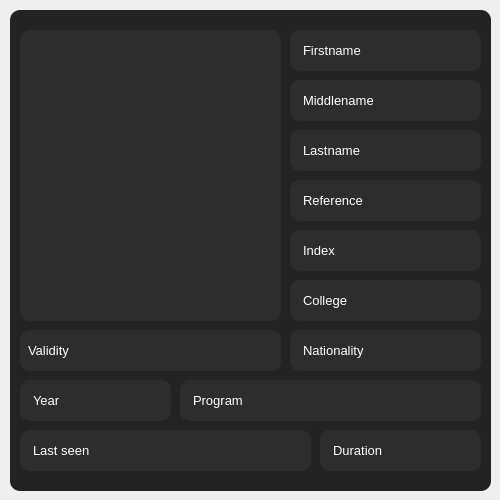
                   <widget class="QFrame" name="info_frame">
                    <property name="minimumSize">
                     <size>
                      <width>0</width>
                      <height>430</height>
                     </size>
                    </property>
                    <property name="maximumSize">
                     <size>
                      <width>16777215</width>
                      <height>500</height>
                     </size>
                    </property>
                    <property name="frameShape">
                     <enum>QFrame::NoFrame</enum>
                    </property>
                    <property name="frameShadow">
                     <enum>QFrame::Raised</enum>
                    </property>
                    <widget class="QLabel" name="image">
                     <property name="geometry">
                      <rect>
                       <x>20</x>
                       <y>30</y>
                       <width>261</width>
                       <height>291</height>
                      </rect>
                     </property>
                     <property name="font">
                      <font>
                       <family>Arial</family>
                       <pointsize>14</pointsize>
                       <weight>50</weight>
                       <bold>false</bold>
                      </font>
                     </property>
                     <property name="styleSheet">
                      <string notr="true">QLabel{
	color: rgb(255, 255, 255);
	background-color: rgb(45, 45, 45);
	border-radius: 10px;
}</string>
                     </property>
                     <property name="text">
                      <string/>
                     </property>
                     <property name="pixmap">
                      <pixmap resource="../resource/asset.qrc">:/icons/asset/image.svg</pixmap>
                     </property>
                     <property name="alignment">
                      <set>Qt::AlignCenter</set>
                     </property>
                    </widget>
                    <widget class="QLabel" name="firstname">
                     <property name="geometry">
                      <rect>
                       <x>290</x>
                       <y>30</y>
                       <width>191</width>
                       <height>41</height>
                      </rect>
                     </property>
                     <property name="font">
                      <font>
                       <family>MS Shell Dlg 2</family>
                       <pointsize>10</pointsize>
                       <weight>50</weight>
                       <bold>false</bold>
                      </font>
                     </property>
                     <property name="styleSheet">
                      <string notr="true">QLabel{
	color: rgb(255, 255, 255);
	background-color: rgb(45, 45, 45);
	border-radius: 10px;
	padding-left:10px;

}</string>
                     </property>
                     <property name="text">
                      <string>Firstname</string>
                     </property>
                     <property name="alignment">
                      <set>Qt::AlignLeading|Qt::AlignLeft|Qt::AlignVCenter</set>
                     </property>
                    </widget>
                    <widget class="QLabel" name="middlename">
                     <property name="geometry">
                      <rect>
                       <x>290</x>
                       <y>80</y>
                       <width>191</width>
                       <height>41</height>
                      </rect>
                     </property>
                     <property name="font">
                      <font>
                       <family>MS Shell Dlg 2</family>
                       <pointsize>10</pointsize>
                       <weight>50</weight>
                       <bold>false</bold>
                      </font>
                     </property>
                     <property name="styleSheet">
                      <string notr="true">QLabel{
	color: rgb(255, 255, 255);
	background-color: rgb(45, 45, 45);
	border-radius: 10px;
	padding-left:10px;

}</string>
                     </property>
                     <property name="text">
                      <string>Middlename</string>
                     </property>
                     <property name="alignment">
                      <set>Qt::AlignLeading|Qt::AlignLeft|Qt::AlignVCenter</set>
                     </property>
                    </widget>
                    <widget class="QLabel" name="lastname">
                     <property name="geometry">
                      <rect>
                       <x>290</x>
                       <y>130</y>
                       <width>191</width>
                       <height>41</height>
                      </rect>
                     </property>
                     <property name="font">
                      <font>
                       <family>MS Shell Dlg 2</family>
                       <pointsize>10</pointsize>
                       <weight>50</weight>
                       <bold>false</bold>
                      </font>
                     </property>
                     <property name="styleSheet">
                      <string notr="true">QLabel{
	color: rgb(255, 255, 255);
	background-color: rgb(45, 45, 45);
	border-radius: 10px;
	padding-left:10px;

}



</string>
                     </property>
                     <property name="text">
                      <string>Lastname</string>
                     </property>
                     <property name="alignment">
                      <set>Qt::AlignLeading|Qt::AlignLeft|Qt::AlignVCenter</set>
                     </property>
                    </widget>
                    <widget class="QLabel" name="refrence">
                     <property name="geometry">
                      <rect>
                       <x>290</x>
                       <y>180</y>
                       <width>191</width>
                       <height>41</height>
                      </rect>
                     </property>
                     <property name="font">
                      <font>
                       <family>MS Shell Dlg 2</family>
                       <pointsize>10</pointsize>
                       <weight>50</weight>
                       <bold>false</bold>
                      </font>
                     </property>
                     <property name="styleSheet">
                      <string notr="true">QLabel{
	color: rgb(255, 255, 255);
	background-color: rgb(45, 45, 45);
	border-radius: 10px;
	padding-left:10px;

}</string>
                     </property>
                     <property name="text">
                      <string>Reference</string>
                     </property>
                     <property name="alignment">
                      <set>Qt::AlignLeading|Qt::AlignLeft|Qt::AlignVCenter</set>
                     </property>
                    </widget>
                    <widget class="QLabel" name="index">
                     <property name="geometry">
                      <rect>
                       <x>290</x>
                       <y>230</y>
                       <width>191</width>
                       <height>41</height>
                      </rect>
                     </property>
                     <property name="font">
                      <font>
                       <family>MS Shell Dlg 2</family>
                       <pointsize>10</pointsize>
                       <weight>50</weight>
                       <bold>false</bold>
                      </font>
                     </property>
                     <property name="styleSheet">
                      <string notr="true">QLabel{
	color: rgb(255, 255, 255);
	background-color: rgb(45, 45, 45);
	border-radius: 10px;
	padding-left:10px;

}</string>
                     </property>
                     <property name="text">
                      <string>Index</string>
                     </property>
                     <property name="alignment">
                      <set>Qt::AlignLeading|Qt::AlignLeft|Qt::AlignVCenter</set>
                     </property>
                    </widget>
                    <widget class="QLabel" name="coledge">
                     <property name="geometry">
                      <rect>
                       <x>290</x>
                       <y>280</y>
                       <width>191</width>
                       <height>41</height>
                      </rect>
                     </property>
                     <property name="font">
                      <font>
                       <family>MS Shell Dlg 2</family>
                       <pointsize>10</pointsize>
                       <weight>50</weight>
                       <bold>false</bold>
                      </font>
                     </property>
                     <property name="styleSheet">
                      <string notr="true">QLabel{
	color: rgb(255, 255, 255);
	background-color: rgb(45, 45, 45);
	border-radius: 10px;
	padding-left:10px;

}</string>
                     </property>
                     <property name="text">
                      <string>College</string>
                     </property>
                     <property name="alignment">
                      <set>Qt::AlignLeading|Qt::AlignLeft|Qt::AlignVCenter</set>
                     </property>
                    </widget>
                    <widget class="QLabel" name="validity">
                     <property name="geometry">
                      <rect>
                       <x>20</x>
                       <y>330</y>
                       <width>261</width>
                       <height>41</height>
                      </rect>
                     </property>
                     <property name="font">
                      <font>
                       <family>MS Shell Dlg 2</family>
                       <pointsize>10</pointsize>
                       <weight>50</weight>
                       <bold>false</bold>
                      </font>
                     </property>
                     <property name="styleSheet">
                      <string notr="true">QLabel{
	color: rgb(255, 255, 255);
	background-color: rgb(45, 45, 45);
	border-radius: 10px;
	padding-left:5px;

}</string>
                     </property>
                     <property name="text">
                      <string>Validity</string>
                     </property>
                     <property name="alignment">
                      <set>Qt::AlignLeading|Qt::AlignLeft|Qt::AlignVCenter</set>
                     </property>
                    </widget>
                    <widget class="QLabel" name="nationality">
                     <property name="geometry">
                      <rect>
                       <x>290</x>
                       <y>330</y>
                       <width>191</width>
                       <height>41</height>
                      </rect>
                     </property>
                     <property name="font">
                      <font>
                       <family>MS Shell Dlg 2</family>
                       <pointsize>10</pointsize>
                       <weight>50</weight>
                       <bold>false</bold>
                      </font>
                     </property>
                     <property name="styleSheet">
                      <string notr="true">QLabel{
	color: rgb(255, 255, 255);
	background-color: rgb(45, 45, 45);
	border-radius: 10px;
	padding-left:10px;

}</string>
                     </property>
                     <property name="text">
                      <string>Nationality</string>
                     </property>
                     <property name="alignment">
                      <set>Qt::AlignLeading|Qt::AlignLeft|Qt::AlignVCenter</set>
                     </property>
                    </widget>
                    <widget class="QLabel" name="year">
                     <property name="geometry">
                      <rect>
                       <x>20</x>
                       <y>380</y>
                       <width>151</width>
                       <height>41</height>
                      </rect>
                     </property>
                     <property name="font">
                      <font>
                       <family>MS Shell Dlg 2</family>
                       <pointsize>10</pointsize>
                       <weight>50</weight>
                       <bold>false</bold>
                      </font>
                     </property>
                     <property name="styleSheet">
                      <string notr="true">QLabel{
	color: rgb(255, 255, 255);
	background-color: rgb(45, 45, 45);
	border-radius: 10px;
	padding-left:10px;

}</string>
                     </property>
                     <property name="text">
                      <string>Year</string>
                     </property>
                     <property name="alignment">
                      <set>Qt::AlignLeading|Qt::AlignLeft|Qt::AlignVCenter</set>
                     </property>
                    </widget>
                    <widget class="QLabel" name="program">
                     <property name="geometry">
                      <rect>
                       <x>180</x>
                       <y>380</y>
                       <width>301</width>
                       <height>41</height>
                      </rect>
                     </property>
                     <property name="font">
                      <font>
                       <family>MS Shell Dlg 2</family>
                       <pointsize>10</pointsize>
                       <weight>50</weight>
                       <bold>false</bold>
                      </font>
                     </property>
                     <property name="styleSheet">
                      <string notr="true">QLabel{
	color: rgb(255, 255, 255);
	background-color: rgb(45, 45, 45);
	border-radius: 10px;
	padding-left:10px;

}</string>
                     </property>
                     <property name="text">
                      <string>Program</string>
                     </property>
                     <property name="alignment">
                      <set>Qt::AlignLeading|Qt::AlignLeft|Qt::AlignVCenter</set>
                     </property>
                    </widget>
                    <widget class="QLabel" name="last_out">
                     <property name="geometry">
                      <rect>
                       <x>20</x>
                       <y>430</y>
                       <width>291</width>
                       <height>41</height>
                      </rect>
                     </property>
                     <property name="font">
                      <font>
                       <family>MS Shell Dlg 2</family>
                       <pointsize>10</pointsize>
                       <weight>50</weight>
                       <bold>false</bold>
                      </font>
                     </property>
                     <property name="styleSheet">
                      <string notr="true">QLabel{
	color: rgb(255, 255, 255);
	background-color: rgb(45, 45, 45);
	border-radius: 10px;
	padding-left:10px;

}</string>
                     </property>
                     <property name="text">
                      <string>Last seen</string>
                     </property>
                     <property name="alignment">
                      <set>Qt::AlignLeading|Qt::AlignLeft|Qt::AlignVCenter</set>
                     </property>
                    </widget>
                    <widget class="QLabel" name="image_2">
                     <property name="geometry">
                      <rect>
                       <x>10</x>
                       <y>10</y>
                       <width>481</width>
                       <height>481</height>
                      </rect>
                     </property>
                     <property name="font">
                      <font>
                       <family>Arial</family>
                       <pointsize>14</pointsize>
                       <weight>50</weight>
                       <bold>false</bold>
                      </font>
                     </property>
                     <property name="styleSheet">
                      <string notr="true">QLabel{
	color: rgb(255, 255, 255);
	background-color: rgb(35, 35, 35);
	border-radius: 10px;
}</string>
                     </property>
                     <property name="text">
                      <string/>
                     </property>
                     <property name="alignment">
                      <set>Qt::AlignCenter</set>
                     </property>
                    </widget>
                    <widget class="QLabel" name="last_in">
                     <property name="geometry">
                      <rect>
                       <x>320</x>
                       <y>430</y>
                       <width>161</width>
                       <height>41</height>
                      </rect>
                     </property>
                     <property name="font">
                      <font>
                       <family>MS Shell Dlg 2</family>
                       <pointsize>10</pointsize>
                       <weight>50</weight>
                       <bold>false</bold>
                      </font>
                     </property>
                     <property name="styleSheet">
                      <string notr="true">QLabel{
	color: rgb(255, 255, 255);
	background-color: rgb(45, 45, 45);
	border-radius: 10px;
	padding-left:10px;

}</string>
                     </property>
                     <property name="text">
                      <string>Duration</string>
                     </property>
                     <property name="alignment">
                      <set>Qt::AlignLeading|Qt::AlignLeft|Qt::AlignVCenter</set>
                     </property>
                    </widget>
                    <zorder>image_2</zorder>
                    <zorder>image</zorder>
                    <zorder>firstname</zorder>
                    <zorder>middlename</zorder>
                    <zorder>lastname</zorder>
                    <zorder>refrence</zorder>
                    <zorder>index</zorder>
                    <zorder>coledge</zorder>
                    <zorder>validity</zorder>
                    <zorder>nationality</zorder>
                    <zorder>year</zorder>
                    <zorder>program</zorder>
                    <zorder>last_out</zorder>
                    <zorder>last_in</zorder>
                   </widget>
